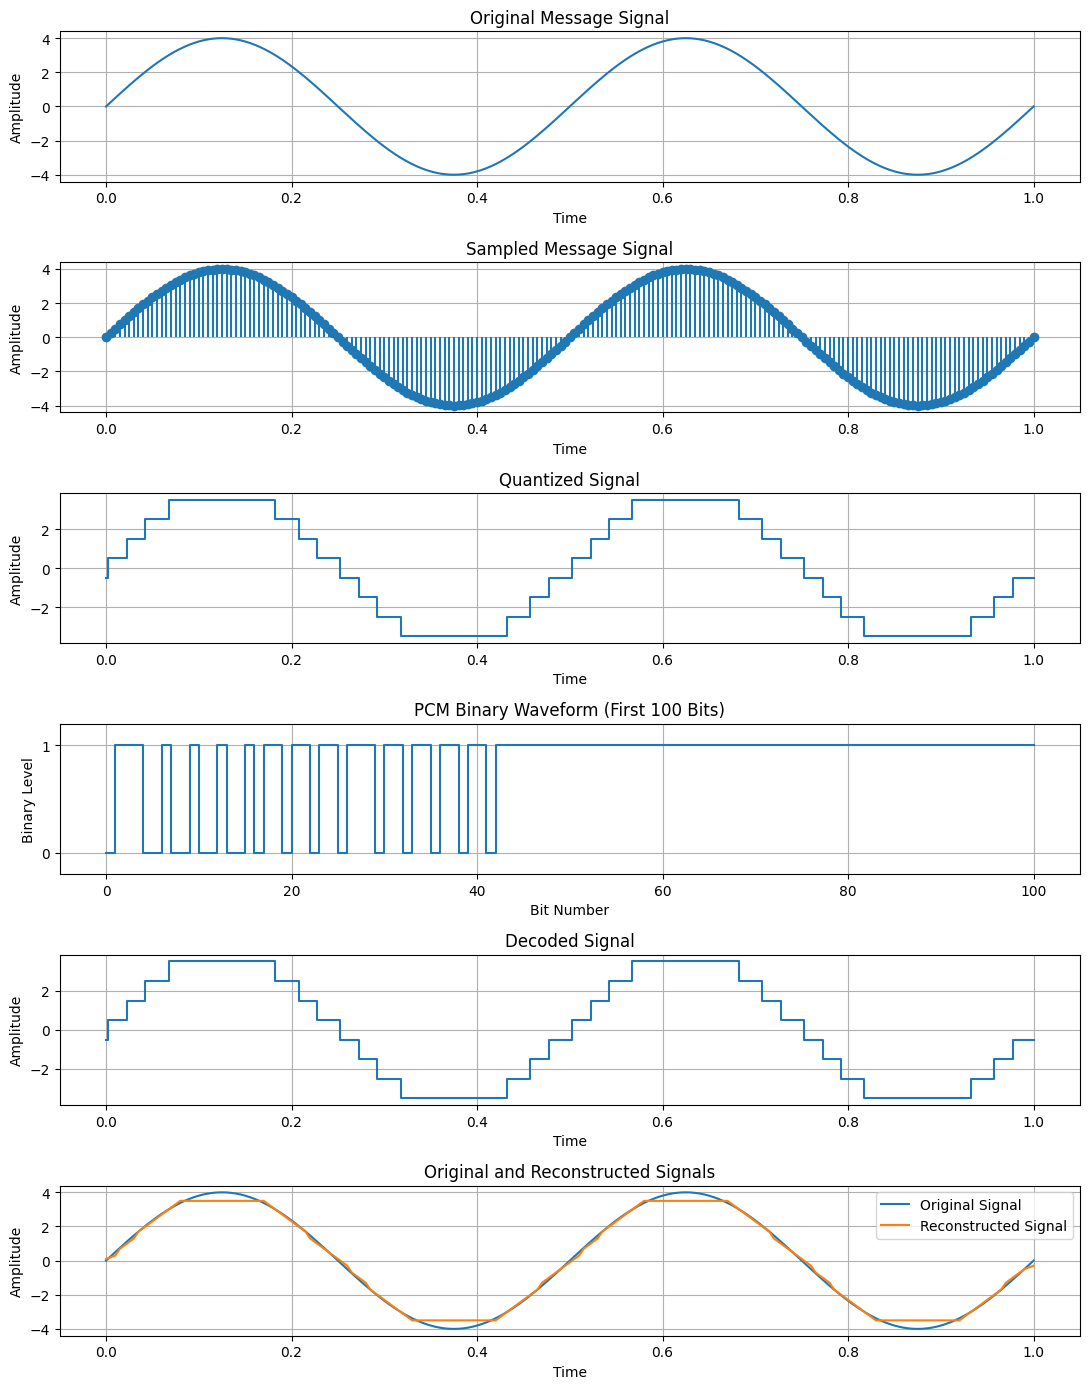

Reproduce this figure in Python.
import numpy as np
import matplotlib.pyplot as plt

# Signal parameters
a = 4
fm = 2
fs = 100 * fm

# Time axis and original signal
t = np.arange(0, 1 + 1/fs, 1/fs)
x = a * np.sin(2 * np.pi * fm * t)

# Quantization levels and corresponding 3-bit codes
levels = np.array([
    -3.5, -2.5, -1.5, -0.5,
     0.5,  1.5,  2.5,  3.5
])

codes = [
    "000", "001", "010", "011",
    "100", "101", "110", "111"
]

# Quantization and encoding
xq = []
encoded = []

for sample in x:
    index = np.argmin(np.abs(levels - sample))
    xq.append(levels[index])
    encoded.append(codes[index])

xq = np.array(xq)

# Convert code words into a serial PCM bit stream
pcm_bits = []

for code in encoded:
    for bit in code:
        pcm_bits.append(int(bit))

pcm_bits = np.array(pcm_bits)

# Decoding
decoded = []

for code in encoded:
    index = codes.index(code)
    decoded.append(levels[index])

decoded = np.array(decoded)

# Simple reconstruction filter
window_size = 5
reconstructed = np.convolve(
    decoded,
    np.ones(window_size) / window_size,
    mode="same"
)

# Quantization error
quantization_error = x - xq
mse = np.mean(quantization_error ** 2)

print("First 20 PCM code words:")
print(" ".join(encoded[:20]))
print("Quantization MSE =", round(mse, 6))

# PCM waveform time axis
bit_time = np.arange(len(pcm_bits) + 1)
pcm_plot = np.append(pcm_bits, pcm_bits[-1])

# Plotting
plt.figure(figsize=(11, 14))

plt.subplot(6, 1, 1)
plt.plot(t, x)
plt.title("Original Message Signal")
plt.xlabel("Time")
plt.ylabel("Amplitude")
plt.grid()

plt.subplot(6, 1, 2)
plt.stem(t, x, basefmt=" ")
plt.title("Sampled Message Signal")
plt.xlabel("Time")
plt.ylabel("Amplitude")
plt.grid()

plt.subplot(6, 1, 3)
plt.step(t, xq, where="mid")
plt.title("Quantized Signal")
plt.xlabel("Time")
plt.ylabel("Amplitude")
plt.grid()

plt.subplot(6, 1, 4)
plt.step(bit_time[:101], pcm_plot[:101], where="post")
plt.title("PCM Binary Waveform (First 100 Bits)")
plt.xlabel("Bit Number")
plt.ylabel("Binary Level")
plt.yticks([0, 1])
plt.ylim(-0.2, 1.2)
plt.grid()

plt.subplot(6, 1, 5)
plt.step(t, decoded, where="mid")
plt.title("Decoded Signal")
plt.xlabel("Time")
plt.ylabel("Amplitude")
plt.grid()

plt.subplot(6, 1, 6)
plt.plot(t, x, label="Original Signal")
plt.plot(t, reconstructed, label="Reconstructed Signal")
plt.title("Original and Reconstructed Signals")
plt.xlabel("Time")
plt.ylabel("Amplitude")
plt.legend()
plt.grid()

plt.tight_layout()
plt.show()
